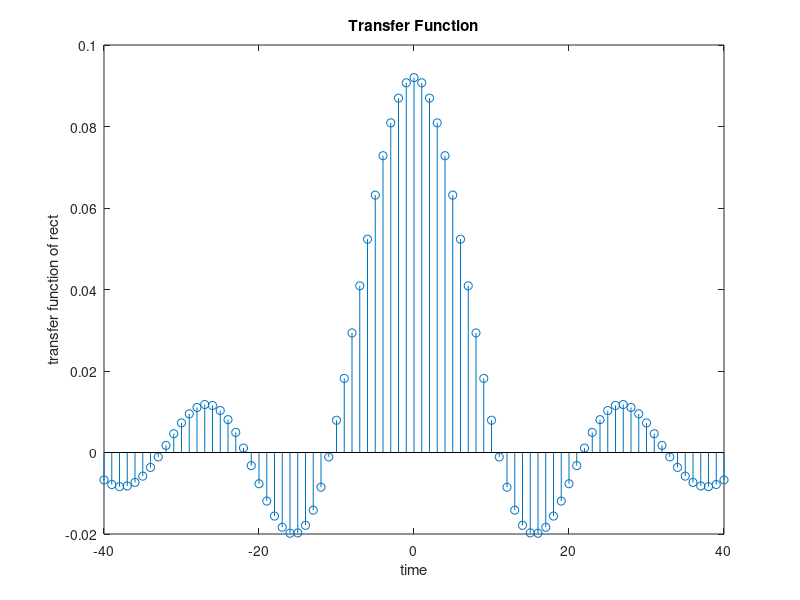
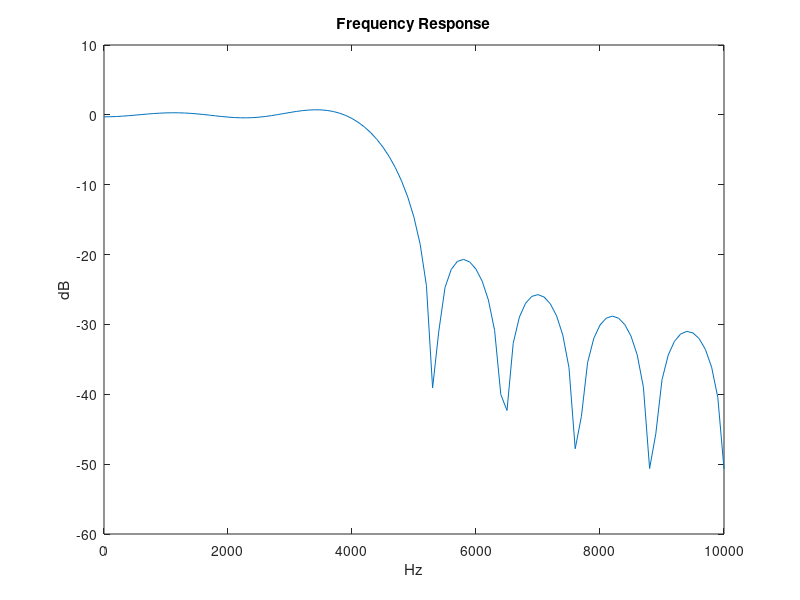
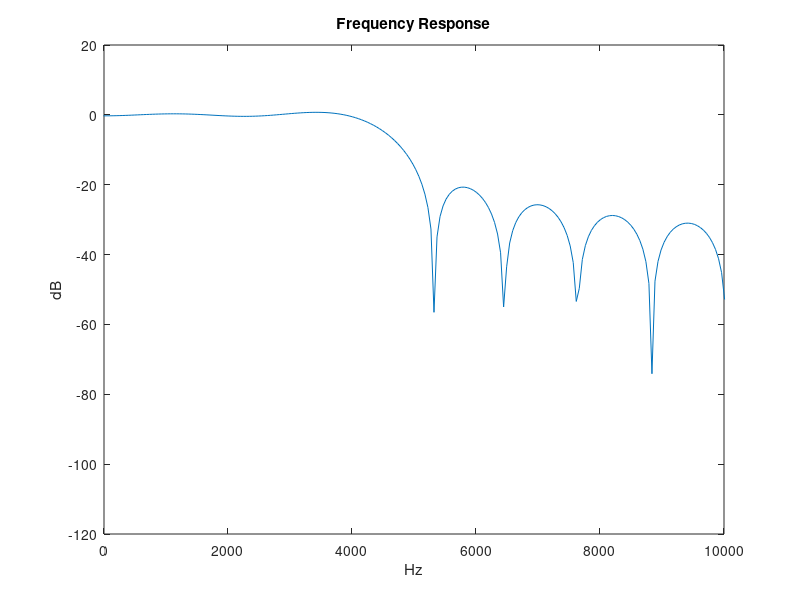
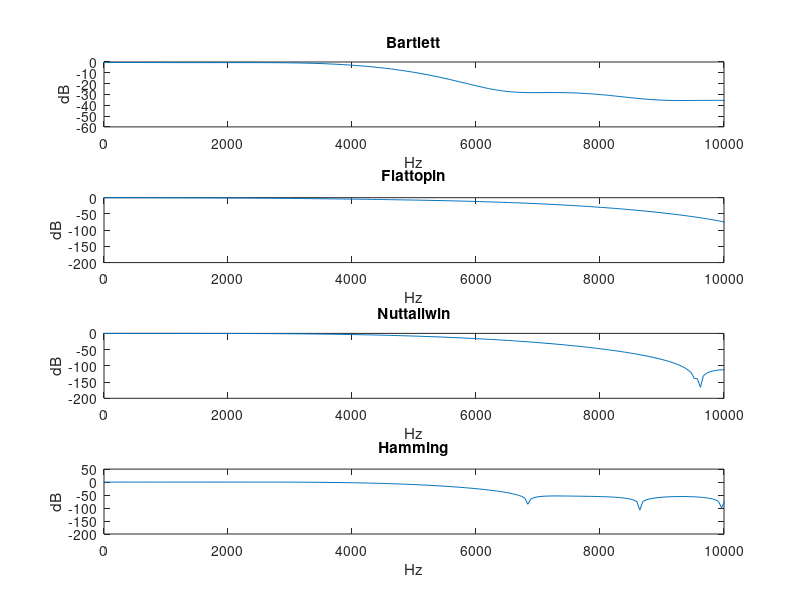

Write MATLAB code to recreate these figures, in order.
%%% MATLAB Code for Lab 6 %%%

%% FIR filters (Task 2.1)

N = 81; % total number of samples in the filter
L = (N-1)/2; % the filter will go from -L to L
f_corner = 4600; % corner frequency of our low-pass filter in Hz
f_s = 100000; % our sampling frequency in Hz
n = (-L:L); % this is our sample index
h_rect_FIR = 2*f_corner/f_s*sinc(n*2*f_corner/f_s); % truncated sinc
% IMPORTANT: in the code above we convert f_corner from
% Hz to cycles/sample by dividing by f_s
figure(1);
stem(n, h_rect_FIR);
title('Transfer Function');
xlabel('time');
ylabel('transfer function of rect');

ff = 0:100:10000;
XX = freqz(h_rect_FIR, 1, ff, f_s);
figure(2);
plot(ff, (20*log10(abs(XX))));
title('Frequency Response');
xlabel('Hz');
ylabel('dB');


%% Task 2.1c

%%
Nfft = 2048;
fbins = -Nfft/2:Nfft/2-1;
df = f_s/Nfft;
faxis = df*fbins;

H = fft(h_rect_FIR, Nfft);
figure(3)
plot(faxis, fftshift(20*log10(abs(H))));
xlim([0 10e3]);
title('Frequency Response');
xlabel('Hz');
ylabel('dB');

%%
bt = bartlett(N) .* h_rect_FIR';
flat = flattopwin(N) .* h_rect_FIR';
nut = nuttallwin(N) .* h_rect_FIR';
ham = hamming(N) .* h_rect_FIR';

H_bt = fft(bt, Nfft);
bt_db = fftshift(20*log10(abs(H_bt)));
H_flat = fft(flat, Nfft);
flat_db = fftshift(20*log10(abs(H_flat)));
H_nut = fft(nut, Nfft);
nut_db = fftshift(20*log10(abs(H_nut)));
H_ham = fft(ham, Nfft);
ham_db = fftshift(20*log10(abs(H_ham)));

figure(4);
subplot(411)
plot(faxis, bt_db);
title('Bartlett')
xlim([0 10e3]);
xlabel('Hz');
ylabel('dB');

subplot(412)
plot(faxis, flat_db);
title('Flattopin');
xlim([0 10e3]);
xlabel('Hz');
ylabel('dB');

subplot(413)
plot(faxis, nut_db);
title('Nuttallwin');
xlim([0 10e3]);
xlabel('Hz');
ylabel('dB');

subplot(414)
plot(faxis, ham_db);
title('Hamming');
xlim([0 10e3]);
xlabel('Hz');
ylabel('dB');

%%
figure(5);
plot(faxis, bt_db, faxis, flat_db, faxis, nut_db, faxis, ham_db);
legend('Bartlett', 'Flattopwin', 'Nuttallwin', 'Hamming');
xlim([0 10e3]);
xlabel('Hz');
ylabel('dB');
